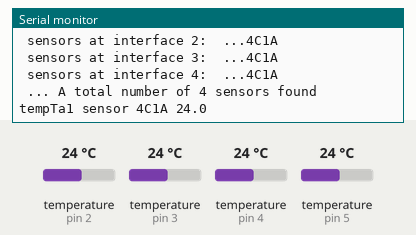
This sketch was run on a simulated Arduino Nano, built with avr-gcc and run on an emulated ATmega328P. On the bench: the last lines printed to the serial monitor. The inputs (shaded band) are chosen by the test bench; at power-on: temperature (sensors on pin 3, pin 2, pin 4, pin 5) 24 °C.

Above: at 1.6 s.
1.7 s: temperature (sensor on pin 3) set to 12 °C
At 5.7 s:
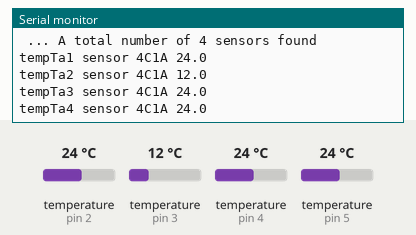
13.2 s: temperature (sensor on pin 2) set to 12 °C
At 22.9 s:
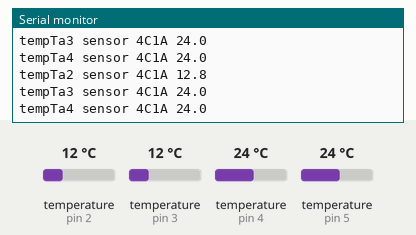
24.7 s: temperature (sensor on pin 4) set to 12 °C
At 32.0 s:
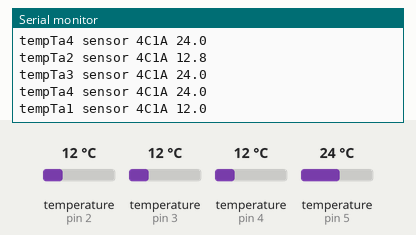
36.2 s: temperature (sensor on pin 5) set to 12 °C
At 37.3 s:
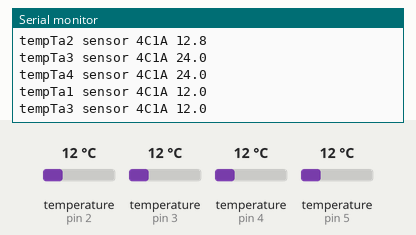
47.7 s: temperature (sensor on pin 2) set to 19 °C
At 50.4 s:
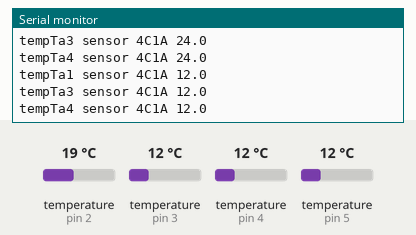
59.2 s: temperature (sensor on pin 3) set to 19 °C
At 62.8 s:
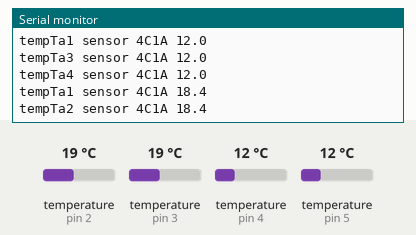
Timing chart, 0 to 64.3 s (numbered marks = the images above; inputs shaded):
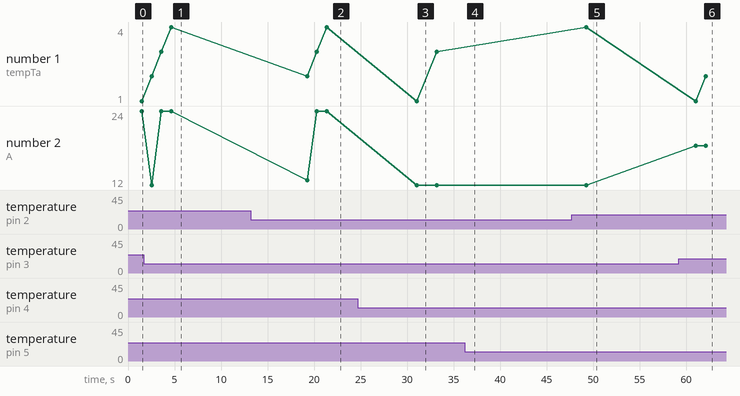

The sketch:

Logger-Arduino.ino
```cpp
#include <OneWire.h>
#include <DallasTemperature.h>

#define PP2 2   // TempSensors (DS18B20) 1-wire Interface connected to Port Pins D2..D5
#define PP3 3
#define PP4 4
#define PP5 5
#define NoIFs 4          // Set number of 1-wire Interfaces
#define NoSensors_IF 10  // Set number of sensors per 1-wire Interface. Can be a maximum of 20 devices
#define ROMsize 8        // DS18B20 sensor ROM size
#define AMOUNT_OF_ONEWIRE_INSTANCES 4

//OneWire oneWire(ONE_WIRE_BUS);  // Setup a oneWire instance to communicate with any OneWire devices (Original aus Internet)


//function declarations
byte discoverOneWireDevices(OneWire oneWire_X, byte allAddr_X[NoSensors_IF][ROMsize]);
void setSensorResolution(byte totalDev_X, DallasTemperature sensor_X, byte allAddr_X[NoSensors_IF][ROMsize]);
void Temp_X(DeviceAddress addr, DallasTemperature sensor_X, int index, byte allAddr_X[NoSensors_IF][ROMsize]);
void setupSensorTemperature(DallasTemperature sensor_X, byte totalDev_X, byte allAddr_X[NoSensors_IF][ROMsize], int index, byte* ii);


OneWire oneWires[AMOUNT_OF_ONEWIRE_INSTANCES] = {
    OneWire(PP2),
    OneWire(PP3),
    OneWire(PP4),
    OneWire(PP5)
};

//DallasTemperature sensors(&oneWire);  // Pass our oneWire reference to Dallas Temperature. (Original aus Internet)

DallasTemperature sensors[AMOUNT_OF_ONEWIRE_INSTANCES];

byte allAddrses [AMOUNT_OF_ONEWIRE_INSTANCES][NoSensors_IF][ROMsize];  // DS18B20 ROM size byte arrays.
 // we need one for each of our DS18B20 sensors.


byte totalDevs[AMOUNT_OF_ONEWIRE_INSTANCES]; // total number of One Wire devices connected to a port pin

int   datarate = 9600;  // serial port data rate
byte  resolution = 12;  // Sensor resolution - 12=0,0625°C; 11=0,125°C; 10=0,25°C; 9=0,5°C
char  add = 'a';        // Zusatz bei mehrerem Arduinos anpassen
int   TempA[NoIFs*NoSensors_IF];    // last temperature values
int   SenDiff[NoIFs*NoSensors_IF];
float tempC;
byte  S_totalCnt = 0;   // Sensor total counter
long  lastTime;
byte  i,j,k,ii = 0; // index
int   cycle_time;    // time in milliseconds between measurements
int   NoCycles = 0;
int   time_left;
int   daempf;       //Faktor Dämpfung
long  milltempo;    // Intervall
byte  tempDFF = 100;  // Temperaturänderung für Datenaufzeichnung * 100
byte  tempAbz = 10;  // Abzug für Berechnung  Beispiel : 10 - 25%
byte  Pause = 15;    // sekunden, min 5 Pause zwischen den Messungen
byte  Fehlmess = 2;  // Fehler bei Messungen, erneuter Messversuch


void setup()
{

  for (int i = 0; i < AMOUNT_OF_ONEWIRE_INSTANCES; i++) {
      sensors[i] = DallasTemperature(&oneWires[i]);
  }

  for (int i=0; i<(NoIFs*NoSensors_IF); i++)
  {
    SenDiff [i]=tempDFF;
    TempA [i]=(-2000);   // Speicherbereiche initialisieren
  }

  Serial.begin(datarate);  // start serial port
  for (int i = 0; i < AMOUNT_OF_ONEWIRE_INSTANCES; i++)
      sensors[i].begin(); // start sensors data transfer

  Serial.print("............Arduino Nano...........\n");  // Zeile nicht verändern wegen Arduno-Erkennung!!!!!!!!!!!!!!!!!!!!
  Serial.print("...................................\n");
  Serial.print(".. Version 2017-10-29 1.20 MN-LW ..\n");
  Serial.print(".Temperatursensoren Dallas DS18B20.\n");
  Serial.print("...  Max 10 Sensoren pro Pin    ...\n");
  Serial.print("................................TH.\n");
  S_totalCnt = 0;

   for (int i = 0; i < AMOUNT_OF_ONEWIRE_INSTANCES; i++) {
      Serial.print("\n sensors at interface ");
      Serial.print(i+1);
      Serial.print(": ");
      totalDevs[i] = discoverOneWireDevices(oneWires[i], allAddrses[i]);
      setSensorResolution(totalDevs[i], sensors[i], allAddrses[i]);
   }

  Serial.print("\n ... A total number of ");Serial.print(S_totalCnt, DEC); Serial.print(" sensors found\n\n");
  if (S_totalCnt != 0)
    cycle_time = (S_totalCnt*750); // maximum sensor-temperature-conversion time is 750 msec
  else
      cycle_time = 1000; // one second default cycle time for main loop in case no sensors where detected
  // Serial.print(cycle_time); Serial.print(" msec cycle time\n");
} //void setup() - end

byte discoverOneWireDevices(OneWire oneWire_X, byte allAddr_X[NoSensors_IF][ROMsize]){
  j=0;
  while((j < NoSensors_IF)&&(oneWire_X.search(allAddr_X[j]))){
    j++;
  }
  for(i=0; i < j; i++){
    Serial.print(" ...");
    print_shortAddr(allAddr_X[i]);
    S_totalCnt++;
  }
  return j;
}

void setSensorResolution(byte totalDev_X, DallasTemperature sensor_X, byte allAddr_X[NoSensors_IF][ROMsize]) {
    for (i=0; i < totalDev_X; i++){
    sensor_X.setResolution(allAddr_X[i], resolution);
  }
}


// device serial number = ROM Byte 1-6
// ROM Byte 1-3,7 wird ausgegeben (warum ???)  Byte0 = Family code(0x28), Byte1-6 = DS18B20 serial number, Byte7 = CRC
//void print_shortAddr(DeviceAddress addr){for(k=1; k < ROMsize; k++){if (addr[k] < 16) {Serial.print('0');} Serial.print(addr[k], HEX); if(k>2){k=k+3;}}}
void print_shortAddr(DeviceAddress addr){
  for(k=2; k < (ROMsize-1); k++){
    if (addr[k] < 16) {
      Serial.print('0');
    }
    Serial.print(addr[k], HEX);
    if(k>2){
      k=k+3;
    }
  }
}

// print sensor values                                                           -127
void Temp_X(DeviceAddress addr, DallasTemperature sensor_X, int index, byte allAddr_X[NoSensors_IF][ROMsize]) {
  tempC = (sensor_X.getTempC(addr));
  if (tempC == DEVICE_DISCONNECTED_C || tempC == 85  || tempC == 0) {
    Serial.print("Error-");
    Serial.print(add);
    Serial.print(index + ",sensor=");
    print_shortAddr(allAddr_X[i]);
    Serial.print(" value=");
    Serial.print(tempC,1);
    Serial.print("\n");
    tempC=-2000;
  }
  else {
    tempC = tempC*100;
  }
}

void Daempfung()
{
  delay(300);
  if(TempA[ii]>(-2000))
  {
    if(tempC == -1270 || tempC == 850 || tempC == 0){
      Serial.println("");
      Serial.print("Fehler_");
      Serial.print(tempC);
      Serial.println("-");
    }
    else
    {
      //TempTemp =((tempC)-TempA[ii]);  // Differenz zwischen altem und neuen Wert
      //TempTemp = abs(TempTemp);
      //Serial.print(" .x. ");
      //Serial.print(tempC);
      daempf=((abs((tempC)-TempA[ii]))/100)+3;
      tempC=((tempC*daempf)+TempA[ii])/(1+daempf);
      ///Serial.print(" ");
      //Serial.print(tempC);
    }
    if((abs((tempC)-TempA[ii]))>1000) //Aktion bei Temperaturänderung > 10 Grad
    {
      //Serial.print("  ");
      //Serial.print(tempC);
      //Serial.print("  ");
      if (Fehlmess > 0)  // Zwei weitere Versuche bei Fehlmessungen
      {
        Fehlmess = Fehlmess - 1;
        tempC = -2000;
        i = i - 1;
        delay (750);
      }
    }
  }
  else
  {
    //TempTemp =0;Serial.print("\n Interface 2:\n");
    TempA[ii]= tempC;
    SenDiff[ii] =0;
  }
  //Serial.println("   TempTemp");
  //Serial.println(TempTemp);
  //Serial.println(TempA[ii]);
}


void setupSensorTemperature(DallasTemperature sensor_X, byte totalDev_X, byte allAddr_X[NoSensors_IF][ROMsize], int index, byte* ii) {
  sensor_X.requestTemperatures();
  for (i=0; i < totalDev_X; i++){
    Temp_X(allAddr_X[i], sensor_X, index, allAddr_X);
    Daempfung();
    if(abs(tempC-TempA[*ii])+5>(SenDiff[*ii])) {
      if(tempC > -2000){
        Fehlmess = 2;
        Serial.print("tempT");
        Serial.print(add);
        Serial.print(index);
        Serial.print(" sensor ");
        print_shortAddr(allAddr_X[i]);
        //Serial.print(" value=");
        Serial.print(" ");
        Serial.print(tempC/100,1);
        Serial.print("\n");
      };
      SenDiff[*ii]=tempDFF;
      TempA[*ii]=tempC;
    }
    else {
      SenDiff[*ii]=SenDiff[*ii]*(100-tempAbz)/100;
    }
    (*ii)++;
  }
}

// main loop - scanning sensors, cycle time depends on the number of detected sensors
void loop()
{
  //Serial.println("Start");
  ii = 0;

  for (int i = 0; i < AMOUNT_OF_ONEWIRE_INSTANCES; i++)
      setupSensorTemperature(sensors[i], totalDevs[i], allAddrses[i], i+1, &ii);


  if(Pause>30){
    delay((Pause-30)*1000);
  }
  milltempo=millis();
  if(milltempo>=0){
    //milltempo=Pause*1000-(milltempo-(long(milltempo/Pause/1000))*Pause*1000);
    milltempo=Pause*1000-(milltempo-((milltempo/Pause/1000))*Pause*1000);
  }
  else {
    //milltempo=(long(milltempo/Pause/1000))*Pause*1000-milltempo;
    milltempo=((milltempo/Pause/1000))*Pause*1000-milltempo;
  }
  delay(milltempo);

} // void loop() - end
```

Measured:
- after the input at 1.7 s, the serial monitor: prints a new line after 0.83 s (image 1)
- after the input at 13.2 s, the serial monitor: prints a new line after 6.1 s (image 2)
- after the input at 59.2 s, the serial monitor: prints a new line after 2.9 s (image 6)
- plotted number 1: 4 → 2 after the input at 59.2 s
